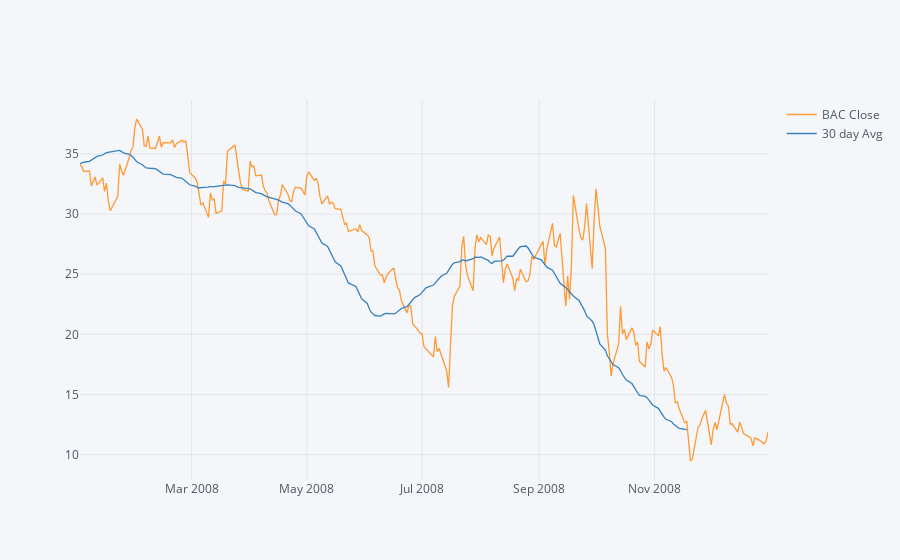

The notebook cell saved with this chart:
### Markdown cell above
## Moving Averages

Let's analyze the moving averages for these stocks in the year 2008. 

**Plot the rolling 30 day average against the Close Price for Bank Of America's stock for the year 2008**

### Code cell
df1=BAC['Close']['2008-01-01':'2008-12-31']
pd.concat([df1,df1.rolling(window=30).mean()],axis=1,keys=('BAC Close','30 day Avg')).iplot()

### Figure 1 — Plotly figure (JSON) as saved in the notebook; plotly's stock layout.template omitted (floating-point values rounded to 4 significant figures; data arrays with more than 128 entries replaced by an {"elided": "..."} marker saying what was removed)
{"data": [{"line": {"color": "rgba(255, 153, 51, 1.0)", "dash": "solid", "shape": "linear", "width": 1.3}, "mode": "lines", "name": "BAC Close", "text": "", "type": "scatter", "x": {"elided": "253 str values"}, "y": {"elided": "253 float values"}}, {"line": {"color": "rgba(55, 128, 191, 1.0)", "dash": "solid", "shape": "linear", "width": 1.3}, "mode": "lines", "name": "30 day Avg", "text": "", "type": "scatter", "x": {"elided": "253 str values"}, "y": {"elided": "253 mixed values"}}], "layout": {"legend": {"bgcolor": "#F5F6F9", "font": {"color": "#4D5663"}}, "paper_bgcolor": "#F5F6F9", "plot_bgcolor": "#F5F6F9", "title": {"font": {"color": "#4D5663"}}, "xaxis": {"gridcolor": "#E1E5ED", "showgrid": true, "tickfont": {"color": "#4D5663"}, "title": {"font": {"color": "#4D5663"}, "text": ""}, "zerolinecolor": "#E1E5ED"}, "yaxis": {"gridcolor": "#E1E5ED", "showgrid": true, "tickfont": {"color": "#4D5663"}, "title": {"font": {"color": "#4D5663"}, "text": ""}, "zerolinecolor": "#E1E5ED"}}}
